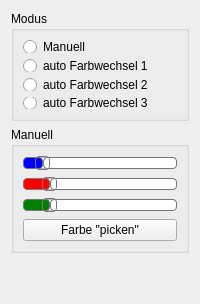
      <widget class="QWidget" name="tabLED">
       <attribute name="title">
        <string>LED</string>
       </attribute>
       <layout class="QGridLayout" name="gridLayout_3">
        <item row="0" column="0">
         <widget class="QGroupBox" name="ledModusBox">
          <property name="maximumSize">
           <size>
            <width>16777215</width>
            <height>110</height>
           </size>
          </property>
          <property name="title">
           <string>Modus</string>
          </property>
          <layout class="QGridLayout" name="gridLayout_25">
           <item row="0" column="0">
            <widget class="QRadioButton" name="ledModusRadioManuell">
             <property name="text">
              <string>Manuell</string>
             </property>
            </widget>
           </item>
           <item row="2" column="0">
            <widget class="QRadioButton" name="ledModusRadioV2">
             <property name="text">
              <string>auto Farbwechsel 2</string>
             </property>
            </widget>
           </item>
           <item row="1" column="0">
            <widget class="QRadioButton" name="ledModusRadioV1">
             <property name="text">
              <string>auto Farbwechsel 1</string>
             </property>
            </widget>
           </item>
           <item row="3" column="0">
            <widget class="QRadioButton" name="ledModusRadioV3">
             <property name="text">
              <string>auto Farbwechsel 3</string>
             </property>
            </widget>
           </item>
          </layout>
         </widget>
        </item>
        <item row="1" column="0">
         <widget class="QGroupBox" name="ledColorBox">
          <property name="title">
           <string>Manuell</string>
          </property>
          <layout class="QGridLayout" name="gridLayout_26">
           <item row="2" column="0">
            <widget class="QSlider" name="ledColorRed">
             <property name="styleSheet">
              <string notr="true">QSlider::groove:horizontal {
border: 1px solid #bbb;
background: white;
height: 10px;
border-radius: 4px;
}

QSlider::sub-page:horizontal {
background: red;
border: 1px solid #777;
height: 10px;
border-radius: 4px;
}

QSlider::add-page:horizontal {
background: #fff;
border: 1px solid #777;
height: 10px;
border-radius: 4px;
}

QSlider::handle:horizontal {
background: qlineargradient(x1:0, y1:0, x2:1, y2:1,
    stop:0 #eee, stop:1 #ccc);
border: 1px solid #777;
width: 13px;
margin-top: -2px;
margin-bottom: -2px;
border-radius: 4px;
}

QSlider::handle:horizontal:hover {
background: qlineargradient(x1:0, y1:0, x2:1, y2:1,
    stop:0 #fff, stop:1 #ddd);
border: 1px solid #444;
border-radius: 4px;
}

QSlider::sub-page:horizontal:disabled {
background: #bbb;
border-color: #999;
}

QSlider::add-page:horizontal:disabled {
background: #eee;
border-color: #999;
}

QSlider::handle:horizontal:disabled {
background: #eee;
border: 1px solid #aaa;
border-radius: 4px;
}</string>
             </property>
             <property name="maximum">
              <number>255</number>
             </property>
             <property name="value">
              <number>33</number>
             </property>
             <property name="orientation">
              <enum>Qt::Horizontal</enum>
             </property>
            </widget>
           </item>
           <item row="1" column="0">
            <widget class="QSlider" name="ledColorBlue">
             <property name="styleSheet">
              <string notr="true">QSlider::groove:horizontal {
border: 1px solid #bbb;
background: white;
height: 10px;
border-radius: 4px;
}

QSlider::sub-page:horizontal {
background: blue;
border: 1px solid #777;
height: 10px;
border-radius: 4px;
}

QSlider::add-page:horizontal {
background: #fff;
border: 1px solid #777;
height: 10px;
border-radius: 4px;
}

QSlider::handle:horizontal {
background: qlineargradient(x1:0, y1:0, x2:1, y2:1,
    stop:0 #eee, stop:1 #ccc);
border: 1px solid #777;
width: 13px;
margin-top: -2px;
margin-bottom: -2px;
border-radius: 4px;
}

QSlider::handle:horizontal:hover {
background: qlineargradient(x1:0, y1:0, x2:1, y2:1,
    stop:0 #fff, stop:1 #ddd);
border: 1px solid #444;
border-radius: 4px;
}

QSlider::sub-page:horizontal:disabled {
background: #bbb;
border-color: #999;
}

QSlider::add-page:horizontal:disabled {
background: #eee;
border-color: #999;
}

QSlider::handle:horizontal:disabled {
background: #eee;
border: 1px solid #aaa;
border-radius: 4px;
}</string>
             </property>
             <property name="maximum">
              <number>255</number>
             </property>
             <property name="value">
              <number>20</number>
             </property>
             <property name="orientation">
              <enum>Qt::Horizontal</enum>
             </property>
            </widget>
           </item>
           <item row="4" column="0">
            <widget class="QSlider" name="ledColorGreen">
             <property name="styleSheet">
              <string notr="true">QSlider::groove:horizontal {
border: 1px solid #bbb;
background: white;
height: 10px;
border-radius: 4px;
}

QSlider::sub-page:horizontal {
background: green;
border: 1px solid #777;
height: 10px;
border-radius: 4px;
}

QSlider::add-page:horizontal {
background: #fff;
border: 1px solid #777;
height: 10px;
border-radius: 4px;
}

QSlider::handle:horizontal {
background: qlineargradient(x1:0, y1:0, x2:1, y2:1,
    stop:0 #eee, stop:1 #ccc);
border: 1px solid #777;
width: 13px;
margin-top: -2px;
margin-bottom: -2px;
border-radius: 4px;
}

QSlider::handle:horizontal:hover {
background: qlineargradient(x1:0, y1:0, x2:1, y2:1,
    stop:0 #fff, stop:1 #ddd);
border: 1px solid #444;
border-radius: 4px;
}

QSlider::sub-page:horizontal:disabled {
background: #bbb;
border-color: #999;
}

QSlider::add-page:horizontal:disabled {
background: #eee;
border-color: #999;
}

QSlider::handle:horizontal:disabled {
background: #eee;
border: 1px solid #aaa;
border-radius: 4px;
}</string>
             </property>
             <property name="maximum">
              <number>255</number>
             </property>
             <property name="value">
              <number>33</number>
             </property>
             <property name="orientation">
              <enum>Qt::Horizontal</enum>
             </property>
            </widget>
           </item>
           <item row="5" column="0">
            <widget class="QPushButton" name="colorPicker">
             <property name="text">
              <string>Farbe &quot;picken&quot;</string>
             </property>
            </widget>
           </item>
          </layout>
         </widget>
        </item>
        <item row="2" column="0">
         <spacer name="verticalSpacer">
          <property name="orientation">
           <enum>Qt::Vertical</enum>
          </property>
          <property name="sizeHint" stdset="0">
           <size>
            <width>20</width>
            <height>40</height>
           </size>
          </property>
         </spacer>
        </item>
       </layout>
      </widget>
